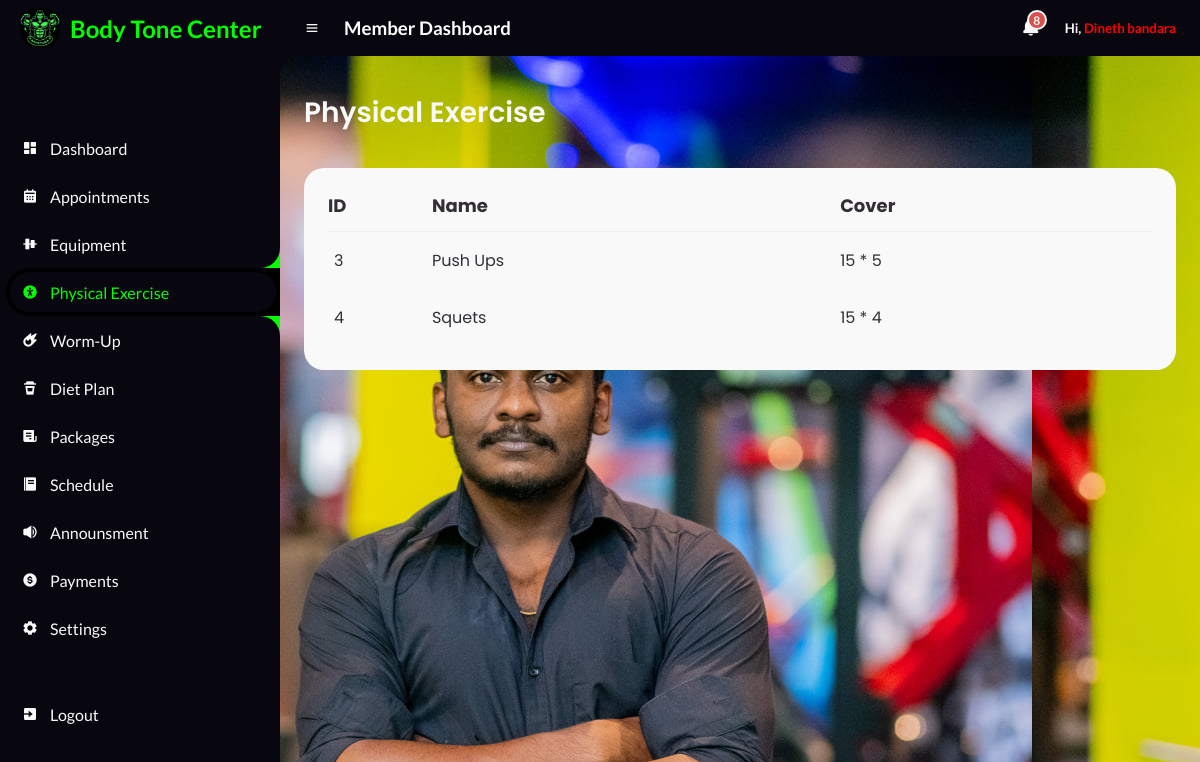
/Member/Physical.php (signed in), run on the app's committed database.
### tables this page shows
CREATE TABLE `physical_ex` (
  `id` int(100) NOT NULL,
  `name` varchar(255) NOT NULL,
  `details` varchar(255) NOT NULL
);

### Member/PhysicalBody.php (the view, shortened to what this page needs)
<main>
	<div class="head-title">
		<div class="left">
			<h1>Physical Exercise</h1>
		</div>
	</div>
	<div class="table-data">
		<div class="order">
			<table class="table">
				<thead>
					<tr>
						<th style="font-size: large;">ID</th>
						<th style="font-size: large;">Name</th>
						<th style="font-size: large;">Cover</th>
					</tr>
				</thead>
				<tbody>
					<?php
					$servername = "localhost";
					$username = "root";
					$password = "";
					$database = "body_tone_db";
					$connection = new mysqli($servername, $username, $password, $database);
					$sql = "SELECT * FROM physical_ex";
					$result = $connection->query($sql);
					while ($row = $result->fetch_assoc()) {
						echo "
                    <tr>
                    <td>$row[id]</td>
                    <td>$row[name]</td>
                    <td>$row[details]</td>
                </tr>
                    ";
					}
					?>
				</tbody>
			</table>
		</div>
	</div>
</main>

### Member/css/style.css (style rules this page uses)
* { margin: 0; padding: 0; box-sizing: border-box; }
:root { --poppins: 'Poppins', sans-serif; --lato: 'Lato', sans-serif; --light: #F9F9F9; --blue: #3C91E6; --light-blue: #CFE8FF; --grey: #eee; --dark-grey: #AAAAAA; --dark: #342E37; --red: #DB504A; --yellow: #FFCE26; --light-yellow: #FFF2C6; --orange: #FD7238; --light-orange: #FFE0D3; --black: #000000; --light-black: #1b1a1a; --li-black: #6F6C6C ; --slow-black:#08070f ; --lime:lime; }
html { overflow-x: hidden; }
body { background-image: url("8.jpg"); overflow-x: hidden; }
#content main { width: 100%; padding: 36px 24px; font-family: var(--poppins); max-height: calc(100vh - 56px); overflow-y: auto; }
#content main .head-title { display: flex; align-items: center; justify-content: space-between; grid-gap: 16px; flex-wrap: wrap; }
#content main .head-title .left h1 { font-size: 28px; font-weight: 600; margin-bottom: 10px; color: var(--light); }
#content main .table-data { display: flex; flex-wrap: wrap; grid-gap: 24px; margin-top: 24px; width: 100%; color: var(--dark); }
#content main .table-data > div { border-radius: 20px; background: var(--light); padding: 24px; overflow-x: auto; }
#content main .table-data .order { flex-grow: 1; flex-basis: 500px; }
#content main .table-data .order table { width: 100%; border-collapse: collapse; }
#content main .table-data .order table th { padding-bottom: 12px; font-size: 13px; text-align: left; border-bottom: 1px solid var(--grey); }
#content main .table-data .order table td { padding: 16px 0; }
#content main .table-data .order table tr td:first-child { display: flex; align-items: center; grid-gap: 12px; padding-left: 6px; }

### data on the page
physical_ex: id "3", name "Push Ups", details "15 * 5"
physical_ex: id "4", name "Squets", details "15 * 4"

### other printed values
$_SESSION['member_name'] "Dineth bandara"
